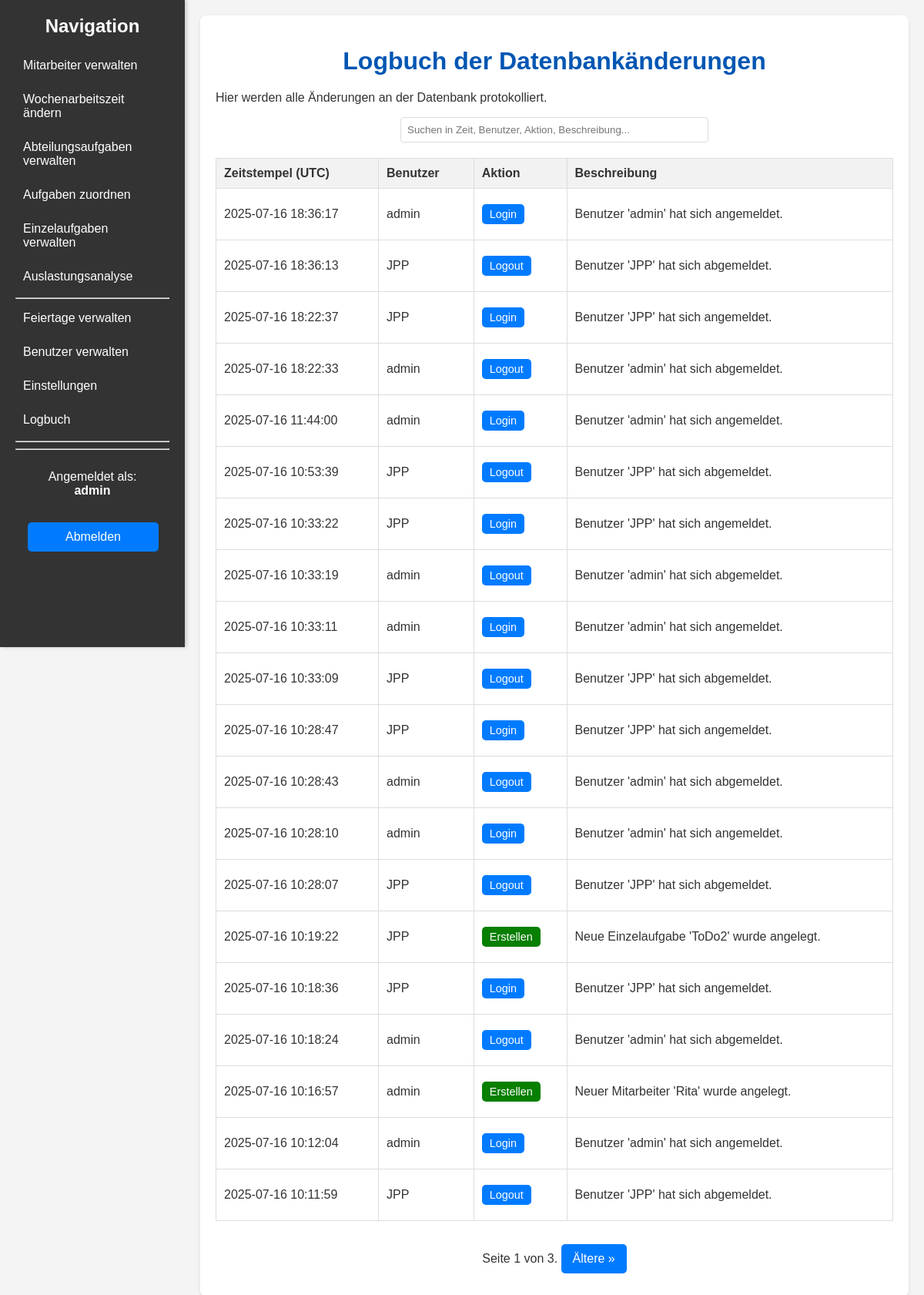
Page /admin/logbook (signed in) on the committed database.
### models.py (models this page shows, shortened)
class User(db.Model, UserMixin):
    id = db.Column(db.Integer, primary_key=True)
    username = db.Column(db.String(100), unique=True, nullable=False)
    password_hash = db.Column(db.String(128))
    oe_number = db.Column(db.String(50), nullable=False)
    is_admin = db.Column(db.Boolean, default=False)

class Log(db.Model):
    id = db.Column(db.Integer, primary_key=True)
    timestamp = db.Column(db.DateTime, default=datetime.utcnow, nullable=False)
    user_id = db.Column(db.Integer, db.ForeignKey('user.id'), nullable=True)
    username = db.Column(db.String(100), nullable=False)
    action = db.Column(db.String(50), nullable=False)
    description = db.Column(db.String(500), nullable=False)
    user = db.relationship('User', backref='logs')

### app.py (the view)
@app.route('/admin/logbook')
@login_required
@admin_required
def logbook():
    page = request.args.get('page', 1, type=int)
    logs = Log.query.order_by(Log.timestamp.desc()).paginate(page=page, per_page=20)
    return render_template('logbook.html', logs=logs)

### app.py (called while the page is built)
@login_manager.user_loader
def load_user(user_id):
    return User.query.get(int(user_id))

def admin_required(f):
    @wraps(f)
    def decorated_function(*args, **kwargs):
        if not current_user.is_admin:
            flash('Für diese Aktion sind Administratorrechte erforderlich.', 'danger')
            return redirect(url_for('index'))
        return f(*args, **kwargs)
    return decorated_function

### templates/logbook.html (shortened to what this page needs)
{% extends "base.html" %}
{% block content %}
    <h1>Logbuch der Datenbankänderungen</h1>
    <p>Hier werden alle Änderungen an der Datenbank protokolliert.</p>
    <div class="search-container">
        <input type="text" id="logbookSearch" onkeyup="filterTable()" placeholder="Suchen in Zeit, Benutzer, Aktion, Beschreibung...">
    </div>
    <table id="logbookTable">
        <thead>
            <tr>
                <th class="sortable-header" data-column="timestamp">Zeitstempel (UTC)</th>
                <th class="sortable-header" data-column="user">Benutzer</th>
                <th class="sortable-header" data-column="action">Aktion</th>
                <th>Beschreibung</th>
            </tr>
        </thead>
        <tbody>
            {% for log in logs.items %}
            <tr>
                <td>{{ log.timestamp.strftime('%Y-%m-%d %H:%M:%S') }}</td>
                <td>{{ log.username }}</td>
                <td><span class="button small
                    {% if log.action == 'Erstellen' %}create{% elif log.action == 'Löschen' %}delete{% elif log.action == 'Bearbeiten' %}edit{%  else %}edit-btn{% endif %}">
                    {{ log.action }}
                    </span>
                </td>
                <td style="word-break: break-all;">{{ log.description }}</td>
            </tr>
            {% else %}
            <tr>
                <td colspan="4">Das Logbuch ist leer.</td>
            </tr>
            {% endfor %}
        </tbody>
    </table>
    <div class="pagination" style="text-align: center; margin-top: 20px;">
        Seite {{ logs.page }} von {{ logs.pages }}.
        {% if logs.has_next %}
            <a href="{{ url_for('logbook', page=logs.next_num) }}" class="button">Ältere &raquo;</a>
        {% endif %}
    </div>
{% endblock %}

### templates/base.html (shortened to what this page needs)
<!DOCTYPE html>
<html lang="de">
<head>
    <link rel="stylesheet" href="{{ url_for('static', filename='style.css') }}">
</head>
<body>
    <div class="wrapper">
        {% block sidebar %}
        <div class="sidebar">
            <h2>Navigation</h2>
            <ul>
                <li><a href="{{ url_for('employees') }}">Mitarbeiter verwalten</a></li>
                <li><a href="{{ url_for('working_hours_changes') }}">Wochenarbeitszeit ändern</a></li>
                <li><a href="{{ url_for('department_tasks') }}">Abteilungsaufgaben verwalten</a></li>
                <li><a href="{{ url_for('assign_tasks') }}">Aufgaben zuordnen</a></li>
                <li><a href="{{ url_for('einzelaufgaben') }}">Einzelaufgaben verwalten</a></li>
                <li><a href="{{ url_for('workload_analysis') }}">Auslastungsanalyse</a></li>
                {% if current_user.is_admin %}
                    <hr>
                    <li><a href="{{ url_for('holidays') }}">Feiertage verwalten</a></li>
                    <li><a href="{{ url_for('user_list') }}">Benutzer verwalten</a></li>
                    <li><a href="{{ url_for('settings') }}">Einstellungen</a></li>
                    <li><a href="{{ url_for('logbook') }}">Logbuch</a></li>
                {% endif %}
                <hr>
                <hr>
            </ul>
            <div style="position: relative; top: 10px; width: 100%;">
                 <p style="text-align: center;">Angemeldet als:<br><b>{{ current_user.username }}</b></p>
                 <a href="{{ url_for('logout') }}" class="button" style="width: 70%; margin: 8%;">Abmelden</a>
            </div>
        </div>
        {% endblock %}
        <div class="main-content">
            <div class="container">
                {% block content %}{% endblock %}
            </div>
        </div>
    </div>
</body>
</html>

### static/style.css (style rules this page uses)
body { font-family: Arial, sans-serif; margin: 0; background-color: #f4f4f4; color: #333; }
.wrapper { display: flex; min-height: 100vh; }
.sidebar { width: 200px; background-color: #333; color: white; padding: 20px; box-shadow: 2px 0 5px rgba(0,0,0,0.2); flex-shrink: 0; position: sticky; top: 0; height: 100vh; overflow-y: auto; }
.sidebar h2 { color: white; margin-top: 0; text-align: center; }
.sidebar ul { list-style: none; padding: 0; }
.sidebar ul li { margin-bottom: 10px; }
.sidebar ul li a { text-decoration: none; color: white; display: block; padding: 8px 10px; border-radius: 4px; }
.main-content { flex-grow: 1; padding: 20px; }
.container { max-width: 900px; margin: 0 auto; background-color: #fff; padding: 20px; border-radius: 8px; box-shadow: 0 2px 4px rgba(0, 0, 0, 0.1); }
h1, h2 { color: #0056b3; text-align: center; margin-bottom: 20px; }
table { width: 100%; border-collapse: collapse; margin-top: 20px; }
table, th, td { border: 1px solid #ddd; }
th, td { padding: 10px; text-align: left; }
th { background-color: #f2f2f2; }
.button { display: inline-block; padding: 10px 15px; margin: 10px 0; background-color: #007bff; color: white; text-align: center; text-decoration: none; border-radius: 5px; border: none; cursor: pointer; }
.button.small { padding: 5px 10px; font-size: 0.9em; }
.button.create { background-color: #077f01; }
.search-container { margin-bottom: 20px; text-align: center; }
.search-container input { padding: 8px; width: 50%; max-width: 400px; border: 1px solid #ddd; border-radius: 4px; box-sizing: border-box; }
.sortable-header { cursor: pointer; position: relative; padding-right: 20px; }
.sortable-header::after { content: ''; display: inline-block; position: absolute; right: 5px; top: 50%; transform: translateY(-50%); width: 0; height: 0; border-left: 5px solid transparent; border-right: 5px solid transparent; vertical-align: middle; }

### templates/logbook.html (style rules this page uses)
.search-container { margin-bottom: 20px; text-align: center; }
.search-container input { padding: 8px; width: 50%; max-width: 400px; border: 1px solid #ddd; border-radius: 4px; box-sizing: border-box; }
.sortable-header { cursor: pointer; position: relative; padding-right: 20px; }
.sortable-header::after { content: ''; display: inline-block; position: absolute; right: 5px; top: 50%; transform: translateY(-50%); width: 0; height: 0; border-left: 5px solid transparent; border-right: 5px solid transparent; vertical-align: middle; }

### rows in the picture
User: username "admin"
Log: timestamp "2025-07-16 18:36:17", username "admin", action "Login", description "Benutzer 'admin' hat sich angemeldet."
Log: timestamp "2025-07-16 18:36:13", username "JPP", action "Logout", description "Benutzer 'JPP' hat sich abgemeldet."
Log: timestamp "2025-07-16 18:22:37", username "JPP", action "Login", description "Benutzer 'JPP' hat sich angemeldet."
Log: timestamp "2025-07-16 18:22:33", username "admin", action "Logout", description "Benutzer 'admin' hat sich abgemeldet."
Log: timestamp "2025-07-16 11:44:00", username "admin", action "Login", description "Benutzer 'admin' hat sich angemeldet."
Log: timestamp "2025-07-16 10:53:39", username "JPP", action "Logout", description "Benutzer 'JPP' hat sich abgemeldet."
Log: timestamp "2025-07-16 10:33:22", username "JPP", action "Login", description "Benutzer 'JPP' hat sich angemeldet."
Log: timestamp "2025-07-16 10:33:19", username "admin", action "Logout", description "Benutzer 'admin' hat sich abgemeldet."
Log: timestamp "2025-07-16 10:33:11", username "admin", action "Login", description "Benutzer 'admin' hat sich angemeldet."
Log: timestamp "2025-07-16 10:33:09", username "JPP", action "Logout", description "Benutzer 'JPP' hat sich abgemeldet."
Log: timestamp "2025-07-16 10:28:47", username "JPP", action "Login", description "Benutzer 'JPP' hat sich angemeldet."
Log: timestamp "2025-07-16 10:28:43", username "admin", action "Logout", description "Benutzer 'admin' hat sich abgemeldet."
Log: timestamp "2025-07-16 10:28:10", username "admin", action "Login", description "Benutzer 'admin' hat sich angemeldet."
Log: timestamp "2025-07-16 10:28:07", username "JPP", action "Logout", description "Benutzer 'JPP' hat sich abgemeldet."
Log: timestamp "2025-07-16 10:19:22", username "JPP", action "Erstellen", description "Neue Einzelaufgabe 'ToDo2' wurde angelegt."
Log: timestamp "2025-07-16 10:18:36", username "JPP", action "Login", description "Benutzer 'JPP' hat sich angemeldet."
Log: timestamp "2025-07-16 10:18:24", username "admin", action "Logout", description "Benutzer 'admin' hat sich abgemeldet."
Log: timestamp "2025-07-16 10:16:57", username "admin", action "Erstellen", description "Neuer Mitarbeiter 'Rita' wurde angelegt."
Log: timestamp "2025-07-16 10:12:04", username "admin", action "Login", description "Benutzer 'admin' hat sich angemeldet."
Log: timestamp "2025-07-16 10:11:59", username "JPP", action "Logout", description "Benutzer 'JPP' hat sich abgemeldet."

### other values in the picture
{{ logs.page }} "1"
{{ logs.pages }} "3"
